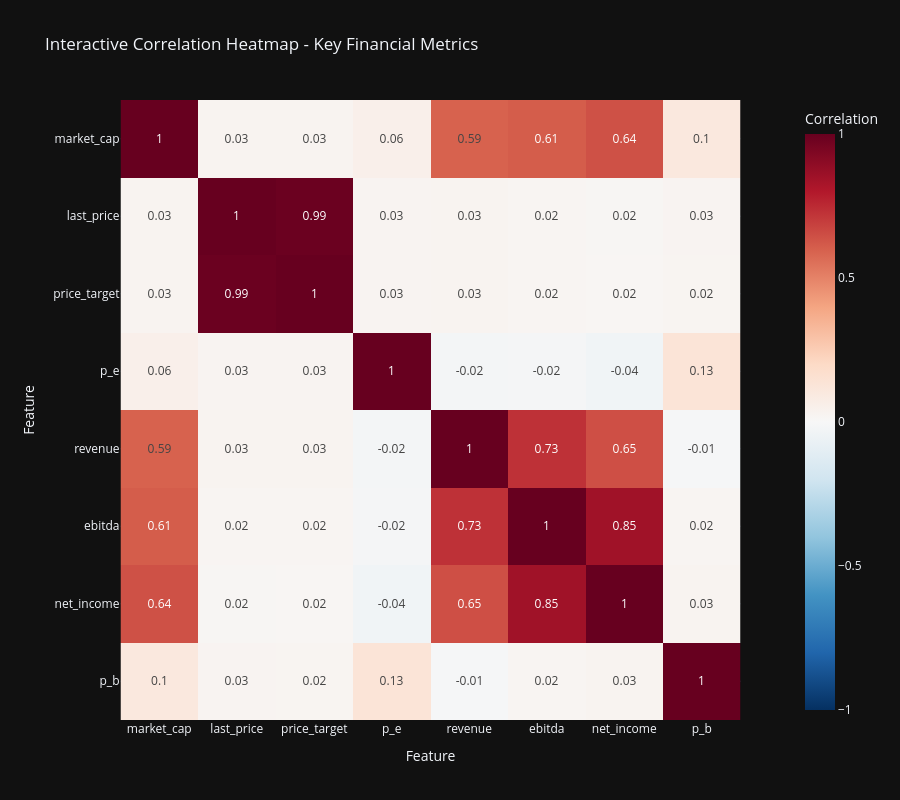
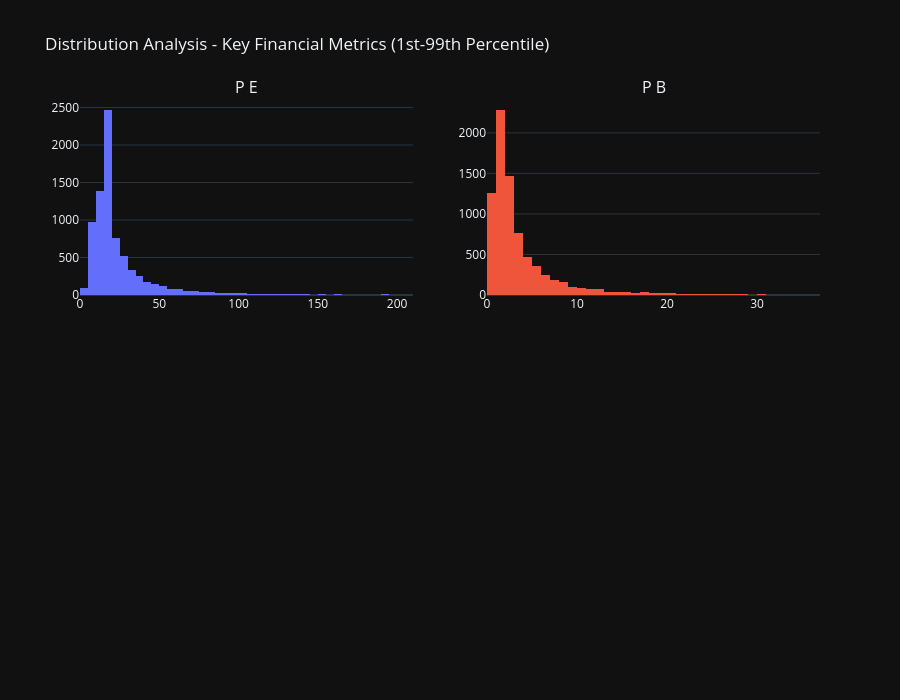
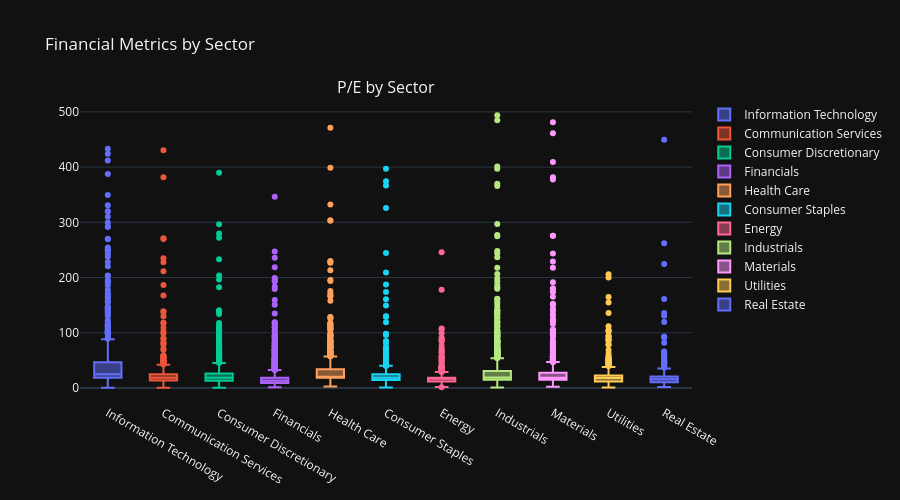
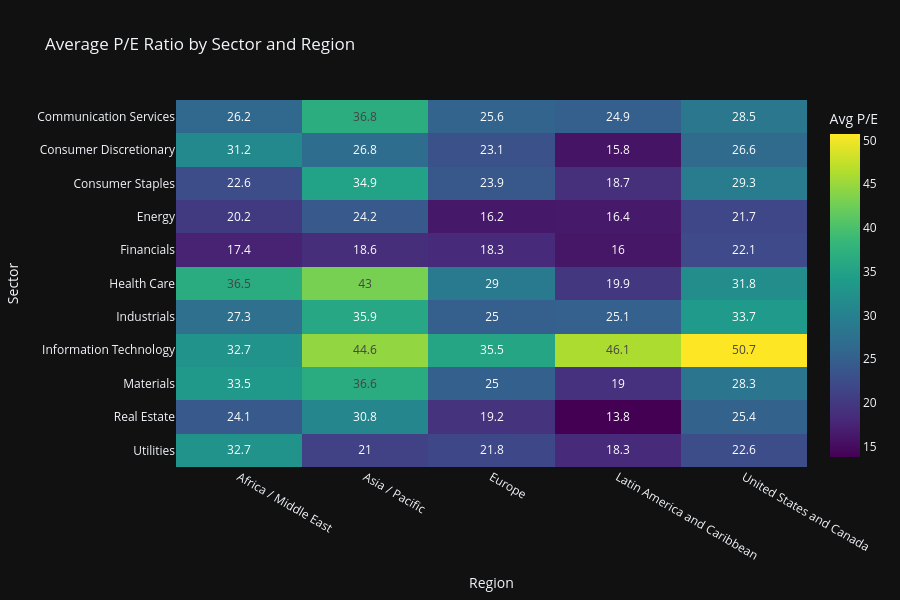

Here is the notebook cell these charts were saved with, in order:
### Code cell
# 📊 Interactive EDA Visualizations with Plotly
print("\n📊 Creating Interactive EDA Visualizations...")

# 1. Interactive Correlation Heatmap
print("  Creating correlation heatmap...")
numeric_cols = all_stocks_scaled.select_dtypes(include=[np.number]).columns.tolist()
key_metrics = [col for col in numeric_cols if col in [
    'last_price', 'price_target', 'market_cap', 'ev', 'ebitda',
    'p_e', 'p_b', 'ev_ebitda', 'operating_margin', 'roe', 'roa',
    'debt_to_equity', 'current_ratio', 'revenue', 'net_income'
    ]][:20]  # Top 20 key metrics

if len(key_metrics) > 1:
    corr_matrix = all_stocks_scaled[key_metrics].corr()

    fig_corr = px.imshow(
            corr_matrix,
            labels=dict(x="Feature", y="Feature", color="Correlation"),
            x=corr_matrix.columns,
            y=corr_matrix.columns,
            color_continuous_scale='RdBu_r',
            zmin=-1,
            zmax=1,
            title='Interactive Correlation Heatmap - Key Financial Metrics',
            height=800,
            width=900
            )
    fig_corr.update_layout(
            xaxis={'side': 'bottom'},
            yaxis={'autorange': 'reversed'}
            )
    fig_corr.update_traces(text=corr_matrix.values.round(2), texttemplate='%{text}')
    fig_corr.show()
    fig_corr.write_html(eda_output_dir / "correlation_heatmap_interactive.html")
    print(f"  ✓ Saved: {eda_output_dir / 'correlation_heatmap_interactive.html'}")

# 2. Distribution Analysis - Key Metrics (Interactive Histograms)
print("  Creating distribution plots...")
distribution_metrics = [m for m in ['p_e', 'p_b', 'roe', 'operating_margin'] if m in all_stocks_scaled.columns][:4]

if distribution_metrics:
    fig_dist = make_subplots(
            rows=2, cols=2,
            subplot_titles=[m.upper().replace('_', ' ') for m in distribution_metrics]
            )

    for idx, metric in enumerate(distribution_metrics):
        row = idx // 2 + 1
        col = idx % 2 + 1

        # Filter out extreme outliers for better visualization
        data = all_stocks_scaled[metric].dropna()
        q1, q99 = data.quantile([0.01, 0.99])
        filtered_data = data[(data >= q1) & (data <= q99)]

        fig_dist.add_trace(
                go.Histogram(x=filtered_data, name=metric, nbinsx=50, showlegend=False),
                row=row, col=col
                )

    fig_dist.update_layout(
            title_text="Distribution Analysis - Key Financial Metrics (1st-99th Percentile)",
            height=700,
            showlegend=False
            )
    fig_dist.show()
    fig_dist.write_html(eda_output_dir / "distributions_interactive.html")
    print(f"  ✓ Saved: {eda_output_dir / 'distributions_interactive.html'}")

# 3. Sector Comparison - Interactive Box Plots
print("  Creating sector comparison plots...")
if 'sector' in all_stocks_scaled.columns and 'p_e' in all_stocks_scaled.columns:
    # Define desired metrics and check which are available
    desired_metrics = ['p_e', 'roe', 'operating_margin']
    available_metrics = [col for col in desired_metrics if col in all_stocks_scaled.columns]

    if len(available_metrics) == 0:
        print("  Warning: No metrics available for sector comparison. Skipping sector plots.")
    else:
        # Use only available columns
        cols_to_select = ['sector'] + available_metrics
        sector_data = all_stocks_scaled[cols_to_select].dropna()

        if sector_data.empty:
            print("  Warning: No data available after filtering. Skipping sector plots.")
        else:
            # Create subplots based on available metrics
            n_metrics = len(available_metrics)
            metric_titles = {
                'p_e': 'P/E by Sector',
                'roe': 'ROE by Sector',
                'operating_margin': 'Operating Margin by Sector'
                }

            subplot_titles = [metric_titles.get(m, f'{m} by Sector') for m in available_metrics]

            fig_sector = make_subplots(
                    rows=1, cols=n_metrics,
                    subplot_titles=subplot_titles
                    )

            for idx, metric in enumerate(available_metrics, start=1):
                for sector in sector_data['sector'].unique():
                    sector_subset = sector_data[sector_data['sector'] == sector]
                    fig_sector.add_trace(
                            go.Box(
                                    y=sector_subset[metric],
                                    name=sector,
                                    showlegend=(idx == 1)  # Show legend only for first subplot
                                    ),
                            row=1, col=idx
                            )

            fig_sector.update_layout(
                    height=500,
                    title_text="Financial Metrics by Sector",
                    showlegend=True
                    )
            fig_sector.show()
            print(f"  Sector comparison plots created with {n_metrics} metric(s).")

# 4. Region vs Sector Heatmap - Average P/E Ratio
print("  Creating region-sector heatmap...")
if all(col in all_stocks_scaled.columns for col in ['sector', 'region', 'p_e']):
    pivot_data = all_stocks_scaled.pivot_table(
            values='p_e',
            index='sector',
            columns='region',
            aggfunc='mean'
            )

    fig_region_sector = px.imshow(
            pivot_data,
            labels=dict(x="Region", y="Sector", color="Avg P/E"),
            title='Average P/E Ratio by Sector and Region',
            color_continuous_scale='Viridis',
            aspect='auto',
            height=600
            )
    fig_region_sector.update_traces(text=pivot_data.values.round(1), texttemplate='%{text}')
    fig_region_sector.show()
    fig_region_sector.write_html(eda_output_dir / "region_sector_heatmap.html")
    print(f"  ✓ Saved: {eda_output_dir / 'region_sector_heatmap.html'}")

# 5. 3D Scatter Plot - Market Cap vs P/E vs ROE
print("  Creating 3D scatter plot...")
if all(col in all_stocks_scaled.columns for col in ['market_cap', 'p_e', 'roe', 'sector']):
    scatter_data = all_stocks_scaled[['market_cap', 'p_e', 'roe', 'sector']].dropna()
    # Filter for reasonable values
    scatter_data = scatter_data[
        (scatter_data['p_e'] > 0) & (scatter_data['p_e'] < 100) &
        (scatter_data['roe'] > -0.5) & (scatter_data['roe'] < 1.0)
        ]

    fig_3d = px.scatter_3d(
            scatter_data.sample(min(1000, len(scatter_data)), random_state=42),
            x='market_cap',
            y='p_e',
            z='roe',
            color='sector',
            title='3D Valuation Analysis: Market Cap vs P/E vs ROE',
            labels={'market_cap': 'Market Cap', 'p_e': 'P/E Ratio', 'roe': 'ROE'},
            height=700
            )
    fig_3d.show()
    fig_3d.write_html(eda_output_dir / "valuation_3d_scatter.html")
    print(f"  ✓ Saved: {eda_output_dir / 'valuation_3d_scatter.html'}")

print(f"\n✅ Section 3 Interactive EDA Visualizations Complete")
print(f"   All interactive charts saved to: {eda_output_dir}")

### Figure 1 — Plotly figure (JSON) as saved in the notebook; plotly's stock layout.template omitted (floating-point values rounded to 4 significant figures)
{"data": [{"coloraxis": "coloraxis", "name": "0", "x": ["market_cap", "last_price", "price_target", "p_e", "revenue", "ebitda", "net_income", "p_b"], "y": ["market_cap", "last_price", "price_target", "p_e", "revenue", "ebitda", "net_income", "p_b"], "z": [[1.0, 0.02935, 0.02927, 0.05562, 0.595, 0.609, 0.6419, 0.1043], [0.02935, 1.0, 0.9904, 0.0255, 0.02952, 0.02074, 0.01615, 0.02652], [0.02927, 0.9904, 1.0, 0.02695, 0.03078, 0.02139, 0.01689, 0.02484], [0.05562, 0.0255, 0.02695, 1.0, -0.01964, -0.0182, -0.03623, 0.1343], [0.595, 0.02952, 0.03078, -0.01964, 1.0, 0.7317, 0.6464, -0.01059], [0.609, 0.02074, 0.02139, -0.0182, 0.7317, 1.0, 0.8487, 0.02087], [0.6419, 0.01615, 0.01689, -0.03623, 0.6464, 0.8487, 1.0, 0.02816], [0.1043, 0.02652, 0.02484, 0.1343, -0.01059, 0.02087, 0.02816, 1.0]], "type": "heatmap", "xaxis": "x", "yaxis": "y", "hovertemplate": "Feature: %{x}<br>Feature: %{y}<br>Correlation: %{z}<extra></extra>", "text": [[1.0, 0.03, 0.03, 0.06, 0.59, 0.61, 0.64, 0.1], [0.03, 1.0, 0.99, 0.03, 0.03, 0.02, 0.02, 0.03], [0.03, 0.99, 1.0, 0.03, 0.03, 0.02, 0.02, 0.02], [0.06, 0.03, 0.03, 1.0, -0.02, -0.02, -0.04, 0.13], [0.59, 0.03, 0.03, -0.02, 1.0, 0.73, 0.65, -0.01], [0.61, 0.02, 0.02, -0.02, 0.73, 1.0, 0.85, 0.02], [0.64, 0.02, 0.02, -0.04, 0.65, 0.85, 1.0, 0.03], [0.1, 0.03, 0.02, 0.13, -0.01, 0.02, 0.03, 1.0]], "texttemplate": "%{text}"}], "layout": {"xaxis": {"anchor": "y", "domain": [0, 1], "scaleanchor": "y", "constrain": "domain", "title": {"text": "Feature"}, "side": "bottom"}, "yaxis": {"anchor": "x", "domain": [0, 1], "autorange": "reversed", "constrain": "domain", "title": {"text": "Feature"}}, "coloraxis": {"colorbar": {"title": {"text": "Correlation"}}, "colorscale": [[0, "rgb(5,48,97)"], [0.1, "rgb(33,102,172)"], [0.2, "rgb(67,147,195)"], [0.3, "rgb(146,197,222)"], [0.4, "rgb(209,229,240)"], [0.5, "rgb(247,247,247)"], [0.6, "rgb(253,219,199)"], [0.7, "rgb(244,165,130)"], [0.8, "rgb(214,96,77)"], [0.9, "rgb(178,24,43)"], [1, "rgb(103,0,31)"]], "cmin": -1, "cmax": 1}, "title": {"text": "Interactive Correlation Heatmap - Key Financial Metrics"}, "height": 800, "width": 900}}

### Figure 2 — Plotly figure (JSON) as saved in the notebook; plotly's stock layout.template omitted (floating-point values rounded to 4 significant figures; data arrays with more than 128 entries replaced by an {"elided": "..."} marker saying what was removed)
{"data": [{"name": "p_e", "nbinsx": 50, "showlegend": false, "x": {"elided": "7843 float values"}, "type": "histogram", "xaxis": "x", "yaxis": "y"}, {"name": "p_b", "nbinsx": 50, "showlegend": false, "x": {"elided": "7848 float values"}, "type": "histogram", "xaxis": "x2", "yaxis": "y2"}], "layout": {"xaxis": {"anchor": "y", "domain": [0, 0.45]}, "yaxis": {"anchor": "x", "domain": [0.625, 1]}, "xaxis2": {"anchor": "y2", "domain": [0.55, 1]}, "yaxis2": {"anchor": "x2", "domain": [0.625, 1]}, "xaxis3": {"anchor": "y3", "domain": [0, 0.45]}, "yaxis3": {"anchor": "x3", "domain": [0, 0.375]}, "xaxis4": {"anchor": "y4", "domain": [0.55, 1]}, "yaxis4": {"anchor": "x4", "domain": [0, 0.375]}, "annotations": [{"font": {"size": 16}, "showarrow": false, "text": "P E", "x": 0.225, "xanchor": "center", "xref": "paper", "y": 1, "yanchor": "bottom", "yref": "paper"}, {"font": {"size": 16}, "showarrow": false, "text": "P B", "x": 0.775, "xanchor": "center", "xref": "paper", "y": 1, "yanchor": "bottom", "yref": "paper"}], "title": {"text": "Distribution Analysis - Key Financial Metrics (1st-99th Percentile)"}, "height": 700, "showlegend": false}}

### Figure 3 — Plotly figure (JSON) as saved in the notebook; plotly's stock layout.template omitted (floating-point values rounded to 4 significant figures; data arrays with more than 128 entries replaced by an {"elided": "..."} marker saying what was removed)
{"data": [{"name": "Information Technology", "showlegend": true, "y": {"elided": "865 float values"}, "type": "box", "xaxis": "x", "yaxis": "y"}, {"name": "Communication Services", "showlegend": true, "y": {"elided": "362 float values"}, "type": "box", "xaxis": "x", "yaxis": "y"}, {"name": "Consumer Discretionary", "showlegend": true, "y": {"elided": "896 float values"}, "type": "box", "xaxis": "x", "yaxis": "y"}, {"name": "Financials", "showlegend": true, "y": {"elided": "1394 float values"}, "type": "box", "xaxis": "x", "yaxis": "y"}, {"name": "Health Care", "showlegend": true, "y": {"elided": "674 float values"}, "type": "box", "xaxis": "x", "yaxis": "y"}, {"name": "Consumer Staples", "showlegend": true, "y": {"elided": "592 float values"}, "type": "box", "xaxis": "x", "yaxis": "y"}, {"name": "Energy", "showlegend": true, "y": {"elided": "351 float values"}, "type": "box", "xaxis": "x", "yaxis": "y"}, {"name": "Industrials", "showlegend": true, "y": {"elided": "1458 float values"}, "type": "box", "xaxis": "x", "yaxis": "y"}, {"name": "Materials", "showlegend": true, "y": {"elided": "744 float values"}, "type": "box", "xaxis": "x", "yaxis": "y"}, {"name": "Utilities", "showlegend": true, "y": {"elided": "351 float values"}, "type": "box", "xaxis": "x", "yaxis": "y"}, {"name": "Real Estate", "showlegend": true, "y": {"elided": "313 float values"}, "type": "box", "xaxis": "x", "yaxis": "y"}], "layout": {"xaxis": {"anchor": "y", "domain": [0, 1]}, "yaxis": {"anchor": "x", "domain": [0, 1]}, "annotations": [{"font": {"size": 16}, "showarrow": false, "text": "P/E by Sector", "x": 0.5, "xanchor": "center", "xref": "paper", "y": 1, "yanchor": "bottom", "yref": "paper"}], "title": {"text": "Financial Metrics by Sector"}, "height": 500, "showlegend": true}}

### Figure 4 — Plotly figure (JSON) as saved in the notebook; plotly's stock layout.template omitted (floating-point values rounded to 4 significant figures)
{"data": [{"coloraxis": "coloraxis", "name": "0", "x": ["Africa / Middle East", "Asia / Pacific", "Europe", "Latin America and Caribbean", "United States and Canada"], "y": ["Communication Services", "Consumer Discretionary", "Consumer Staples", "Energy", "Financials", "Health Care", "Industrials", "Information Technology", "Materials", "Real Estate", "Utilities"], "z": [[26.16, 36.83, 25.57, 24.87, 28.48], [31.18, 26.85, 23.12, 15.75, 26.62], [22.55, 34.92, 23.95, 18.74, 29.34], [20.17, 24.15, 16.19, 16.36, 21.73], [17.41, 18.59, 18.33, 15.97, 22.1], [36.55, 43.03, 29.02, 19.87, 31.79], [27.3, 35.86, 24.95, 25.14, 33.75], [32.73, 44.61, 35.48, 46.15, 50.73], [33.46, 36.61, 25.01, 19.0, 28.3], [24.07, 30.77, 19.22, 13.8, 25.42], [32.71, 20.97, 21.81, 18.32, 22.57]], "type": "heatmap", "xaxis": "x", "yaxis": "y", "hovertemplate": "Region: %{x}<br>Sector: %{y}<br>Avg P/E: %{z}<extra></extra>", "text": [[26.2, 36.8, 25.6, 24.9, 28.5], [31.2, 26.8, 23.1, 15.8, 26.6], [22.6, 34.9, 23.9, 18.7, 29.3], [20.2, 24.2, 16.2, 16.4, 21.7], [17.4, 18.6, 18.3, 16.0, 22.1], [36.5, 43.0, 29.0, 19.9, 31.8], [27.3, 35.9, 25.0, 25.1, 33.7], [32.7, 44.6, 35.5, 46.1, 50.7], [33.5, 36.6, 25.0, 19.0, 28.3], [24.1, 30.8, 19.2, 13.8, 25.4], [32.7, 21.0, 21.8, 18.3, 22.6]], "texttemplate": "%{text}"}], "layout": {"xaxis": {"anchor": "y", "domain": [0, 1], "title": {"text": "Region"}}, "yaxis": {"anchor": "x", "domain": [0, 1], "autorange": "reversed", "title": {"text": "Sector"}}, "coloraxis": {"colorbar": {"title": {"text": "Avg P/E"}}, "colorscale": [[0, "#440154"], [0.1111, "#482878"], [0.2222, "#3e4989"], [0.3333, "#31688e"], [0.4444, "#26828e"], [0.5556, "#1f9e89"], [0.6667, "#35b779"], [0.7778, "#6ece58"], [0.8889, "#b5de2b"], [1, "#fde725"]]}, "title": {"text": "Average P/E Ratio by Sector and Region"}, "height": 600}}
